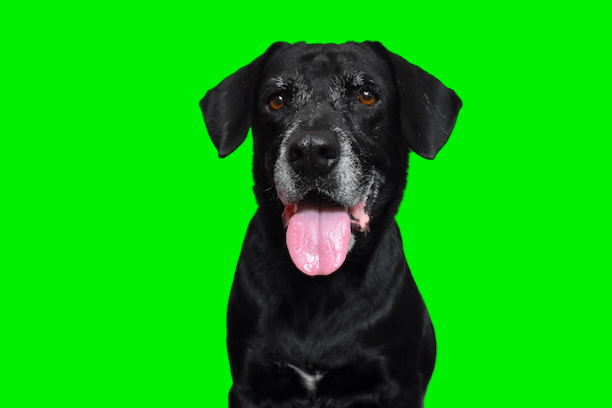
#> input picture cachorro_green.png, 612 x 408 px
$ python segmentacao.py
#> lines starting #> are read from the running program, lines starting #| are printed output that depends on the picture; after the words box and inside, x2 and y2 are one past the last pixel; in counts of white or black regions, pixels touching at a corner belong together
import cv2
import numpy as np

if __name__ == '__main__':
    print('ok')
    img = cv2.imread('cachorro_green.png')
#> img is the input picture: shape (408, 612, 3); mean B, G, R 12.3, 184.4, 12.1

    hsv = cv2.cvtColor(img, cv2.COLOR_BGR2HSV)
#> hsv: shape (408, 612, 3); mean H, S, V 73.8, 193.9, 186

    baixo_verde = np.array([35, 80, 80])
    alto_verde = np.array([85, 255, 255])

    mascara_verde = cv2.inRange(hsv, baixo_verde, alto_verde)
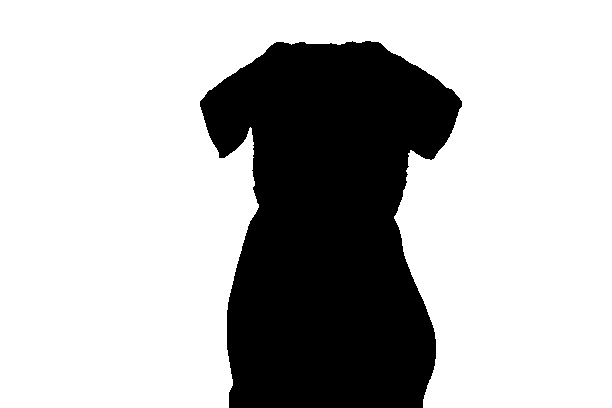
#> mascara_verde: shape (408, 612); 72.5% white; 1 black region, box (x1, y1, x2, y2) and area: (200, 41, 462, 408) 68721

    mascara_objeto = cv2.bitwise_not(mascara_verde)

    cv2.imshow("mascara objeto", mascara_objeto)

    kernel = np.ones((5,5), np.uint8)
    mascara_objeto = cv2.morphologyEx(mascara_objeto, cv2.MORPH_OPEN, kernel)
#> mascara_objeto: shape (408, 612); 27.5% white; 1 white region, box (x1, y1, x2, y2) and area: (200, 41, 462, 408) 68701
    mascara_objeto = cv2.morphologyEx(mascara_objeto, cv2.MORPH_CLOSE, kernel)
#> mascara_objeto: shape (408, 612); 27.5% white; 1 white region, box (x1, y1, x2, y2) and area: (200, 41, 462, 408) 68743

    resultado = cv2.bitwise_and(img, img, mask=mascara_objeto)
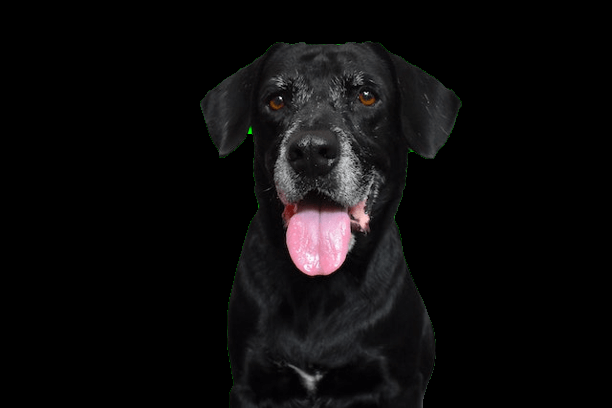
#> resultado: shape (408, 612, 3); mean B, G, R 11.5, 10.9, 12
    cv2.imshow("resultado", resultado)

    cv2.waitKey(0)
    cv2.destroyAllWindows()
